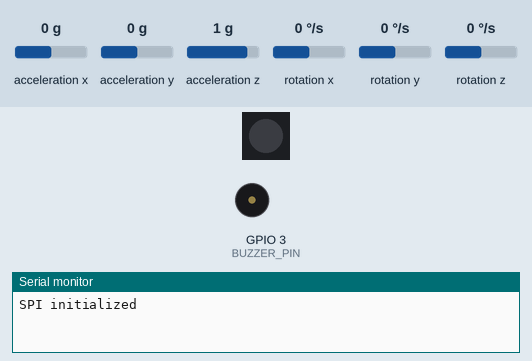
This program was run on a simulated ESP32-C3. On the bench: 1 RGB LEDs in strip order, left to right, buzzer (waves = sounding), the last lines printed to the serial monitor. The inputs (shaded band) are chosen by the test bench; at power-on: rotation x 0 °/s, acceleration x 0 g, acceleration y 0 g, acceleration z 1 g, rotation y 0 °/s, rotation z 0 °/s. Dim RGB values are drawn brighter than linear; the local clock reads 2024-03-15 10:24:30 at power-on unless the program sets it; storage starts empty; random numbers use the default seed unless the program sets one.

Above: at 0.1 s.
At 10.7 s:
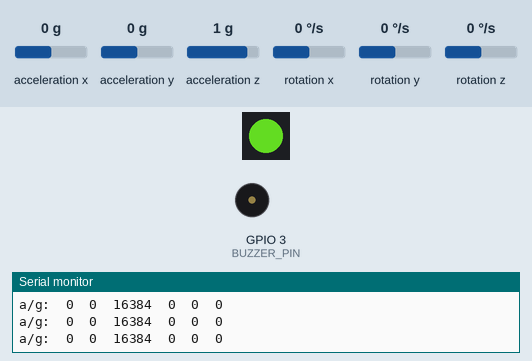
10.8 s: rotation x set to 20 °/s
At 20.8 s:
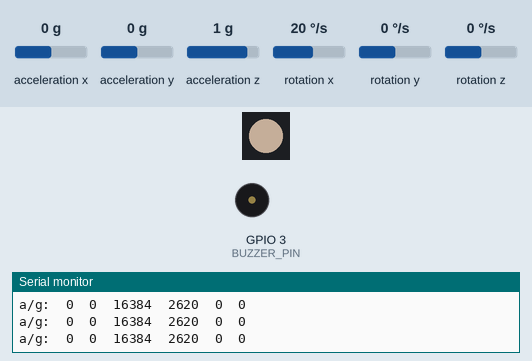
Timing chart, 0 to 26.7 s (numbered marks = the images above; inputs shaded):
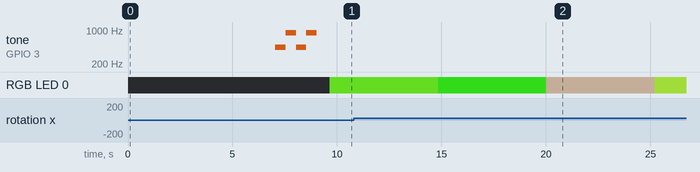

The program:

main.cpp
```cpp
#include <Arduino.h>
#include <esp_task_wdt.h>
#include <Wire.h>
#include <NimBLEDevice.h>
#include <math.h>
#include <Adafruit_NeoPixel.h>
#include <SPI.h>
#include <SD.h>
#include <RTClib.h>
#include "MPU6050.h"

#define SDA_PIN 0
#define SCL_PIN 1
#define ANALOG_PIN 2
#define BUZZER_PIN 3
#define SD_CS_PIN 4
#define SD_MISO_PIN 5
#define SD_CLK_PIN 6
#define SD_MOSI_PIN 7
#define LED_PIN 8

#define NUM_LEDS 1

Adafruit_NeoPixel pixels = Adafruit_NeoPixel(NUM_LEDS, LED_PIN, NEO_GRB + NEO_KHZ800);
File root;
RTC_DS3231 rtc;

MPU6050 accelgyro(0x69);
int16_t ax, ay, az;
int16_t gx, gy, gz;
int loopCounter = 0;

void setPixels(uint8_t r, uint8_t g, uint8_t b)
{
  for(int i=0;i<NUM_LEDS;i++)
  {
    pixels.setPixelColor(i, r, g, b);
  }
  pixels.show();
}

void scanI2c()
{
  byte error, address; //variable for error and I2C address
  int nDevices;

  Serial.println("Scanning...");

  nDevices = 0;
  for (address = 1; address < 127; address++ )
  {
    // The i2c_scanner uses the return value of
    // the Write.endTransmisstion to see if
    // a device did acknowledge to the address.
    Wire.beginTransmission(address);
    error = Wire.endTransmission();

    if (error == 0)
    {
      Serial.print("I2C device found at address 0x");
      if (address < 16)
        Serial.print("0");
      Serial.print(address, HEX);
      Serial.println("  !");
      nDevices++;
    }
    else if (error == 4)
    {
      Serial.print("Unknown error at address 0x");
      if (address < 16)
        Serial.print("0");
      Serial.println(address, HEX);
    }
  }
  if (nDevices == 0)
    Serial.println("No I2C devices found\n");
  else
    Serial.println("done\n");
}

void printDirectory(File dir, int numTabs) {
  while (true) {

    File entry =  dir.openNextFile();
    if (! entry) {
      // no more files
      break;
    }
    for (uint8_t i = 0; i < numTabs; i++) {
      Serial.print('\t');
    }
    Serial.print(entry.name());
    if (entry.isDirectory()) {
      Serial.println("/");
      printDirectory(entry, numTabs + 1);
    } else {
      // files have sizes, directories do not
      Serial.print("\t\t");
      Serial.println(entry.size(), DEC);
    }
    entry.close();
  }
}

void scanSD()
{

  Serial.println("initialization done.");

  root = SD.open("/");

  printDirectory(root, 0);

  Serial.println("done!");
}

void setupClock()
{
  // initializing the rtc
    if(!rtc.begin()) {
        Serial.println("Couldn't find RTC!");
        Serial.flush();
        while (1) delay(10);
    }

    if(rtc.lostPower()) {
        // this will adjust to the date and time at compilation
        rtc.adjust(DateTime(F(__DATE__), F(__TIME__)));
        Serial.println("RTC set time!");
    }

    //we don't need the 32K Pin, so disable it
    rtc.disable32K();

    char date[10] = "hh:mm:ss";
    rtc.now().toString(date);
    Serial.print(date);
    Serial.println(" - RTC initialized");
}

void testAudio()
{
  tone(BUZZER_PIN, 440, 500);
  delay(500);
  tone(BUZZER_PIN, 880, 500);
  delay(500);
  tone(BUZZER_PIN, 440, 500);
  delay(500);
  tone(BUZZER_PIN, 880, 500);
}

void readAccelerometer()
{
  accelgyro.getMotion6(&ax, &ay, &az, &gx, &gy, &gz);

    // these methods (and a few others) are also available
    //accelgyro.getAcceleration(&ax, &ay, &az);
    //accelgyro.getRotation(&gx, &gy, &gz);

    // display tab-separated accel/gyro x/y/z values
    Serial.print("a/g:\t");
    Serial.print(ax); Serial.print("\t");
    Serial.print(ay); Serial.print("\t");
    Serial.print(az); Serial.print("\t");
    Serial.print(gx); Serial.print("\t");
    Serial.print(gy); Serial.print("\t");
    Serial.print(gz); Serial.println("");
    delay(100);
}

void updateTheLed()
{
  if( loopCounter % 50 == 0 )
  {
    int r = random(0,155);
    int g = random(0,155);
    int b = random(0,155);
    setPixels( r, g, b );
  }
}

void setup() {
  Serial.begin(115200);
  while (!Serial);

  pixels.begin();
  setPixels(0, 0, 0);

  SPI.begin(SD_CLK_PIN,SD_MISO_PIN,SD_MOSI_PIN,SD_CS_PIN);
  Serial.println("SPI initialized");

  Wire.begin(SDA_PIN,SCL_PIN);

  delay(4000);
  scanI2c();

  delay(1000);
  Serial.print("Initializing SD card...");
  if (!SD.begin(4)) {
    Serial.println("initialization failed!");
    while (1);
  }
  scanSD();

  delay(1000);
  setupClock();

  delay(1000);
  testAudio();

  delay(1000);
  Serial.println("Initializing MPU-6050");
  accelgyro.initialize();
  Serial.println("Testing device connections...");
  Serial.println(accelgyro.testConnection() ? "MPU6050 connection successful" : "MPU6050 connection failed");

}

void loop()
{
  readAccelerometer();
  updateTheLed();
  loopCounter++;
}
```
